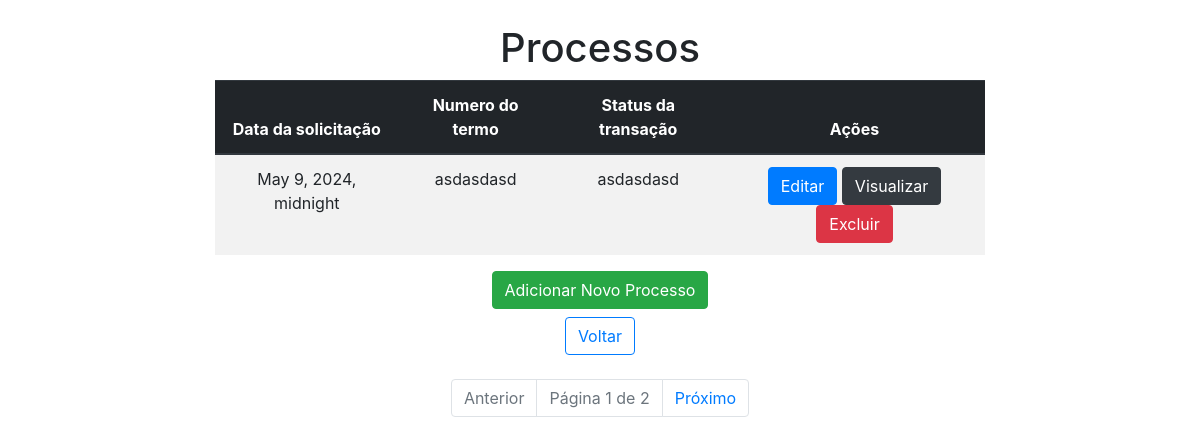
The page /processo_html/ on the database its author committed.
### app/models.py (models this page shows, shortened)
class Processo(models.Model):
    data_solicitacao = models.DateTimeField()
    data_conferencia_documentos = models.DateTimeField()
    data_autorizacao_empenho = models.DateTimeField()
    data_confeccao_empenho = models.DateTimeField()
    numero_empenho = models.CharField(max_length=30)
    data_confeccao_termo = models.DateTimeField()
    data_envio_termo = models.DateTimeField()
    numero_termo = models.CharField(max_length=30)
    responsavel_confeccao = models.CharField(max_length=100)
    data_visto_termo = models.DateTimeField()
    data_envio_term_proponente = models.DateTimeField()
    data_assinatura_termo = models.DateTimeField()
    data_envio_pagamento = models.DateTimeField()
    data_ordem_bancaria = models.DateTimeField()
    status_transacao = models.CharField(max_length=100)
    projeto = models.ForeignKey(Projeto, on_delete=models.CASCADE)

### app/views.py (the view)
# urls.py: path("processo_html/", processo_html, name="processo_html"),
def processo_html(request):
    processos_list = Processo.objects.all()
    paginator = Paginator(processos_list, 1)
    page = request.GET.get('page')
    try:
        processos = paginator.page(page)
    except PageNotAnInteger:
        processos = paginator.page(1)
    except EmptyPage:
        processos = paginator.page(paginator.num_pages)
    return render(request, "processo.html", {"processos": processos})

### app/templates/processo.html (shortened to what this page needs)
<!DOCTYPE html>
<html lang="en">
<head>
    <link rel="stylesheet" href="https://stackpath.bootstrapcdn.com/bootstrap/4.1.3/css/bootstrap.min.css">
</head>
<body>
    <div class="col-8 m-auto pt-4 pb-4 text-center">
        <h1>Processos</h1>
        <table class="table table-striped">
            <thead class="thead-dark">
                <tr>
                    <th scope="col">Data da solicitação</th>
                    <th scope="col">Numero do termo</th>
                    <th scope="col">Status da transação</th>
                    <th scope="col">Ações</th>
                </tr>
            </thead>
            <tbody>
                {% for processo in processos %}
                <tr>
                    <td>{{ processo.data_solicitacao }}</td>
                    <td>{{ processo.numero_termo }}</td>
                    <td>{{ processo.status_transacao }}</td>
                    <td>
                        <a href="{% url 'edit_processo' processo.id %}" class="btn btn-primary">Editar</a>
                        <a href="{% url 'view_processo' processo.id %}" class="btn btn-dark">Visualizar</a>
                        <a href="" class="btn btn-danger">Excluir</a>
                    </td>
                </tr>
                {% endfor %}
            </tbody>
        </table>
        <a href="{% url 'form_processo' %}" class="btn btn-success">Adicionar Novo Processo</a> <br>
        <a href="{% url 'home' %}" class="btn btn-outline-primary mt-2">
             Voltar
        </a>
    </div>
<div class="container">
    <div class="row">
        <div class="col-md-12">
            <nav aria-label="Page navigation">
                <ul class="pagination justify-content-center">
                    {% if processos.has_previous %}
                        <li class="page-item">
                            <a class="page-link" href="?page={{ processos.previous_page_number }}">Anterior</a>
                        </li>
                    {% else %}
                        <li class="page-item disabled">
                            <span class="page-link">Anterior</span>
                        </li>
                    {% endif %}
                    <li class="page-item disabled">
                        <span class="page-link">Página {{ processos.number }} de {{ processos.paginator.num_pages }}</span>
                    </li>
                    {% if processos.has_next %}
                        <li class="page-item">
                            <a class="page-link" href="?page={{ processos.next_page_number }}">Próximo</a>
                        </li>
                    {% else %}
                        <li class="page-item disabled">
                            <span class="page-link">Próximo</span>
                        </li>
                    {% endif %}
                </ul>
            </nav>
        </div>
    </div>
</div>
</body>
</html>

### rows shown on the page
Processo: data_solicitacao "May 9, 2024, midnight", numero_termo "asdasdasd", status_transacao "asdasdasd"

### other values the page prints
{{ processos.number }} "1"
{{ processos.paginator.num_pages }} "2"
